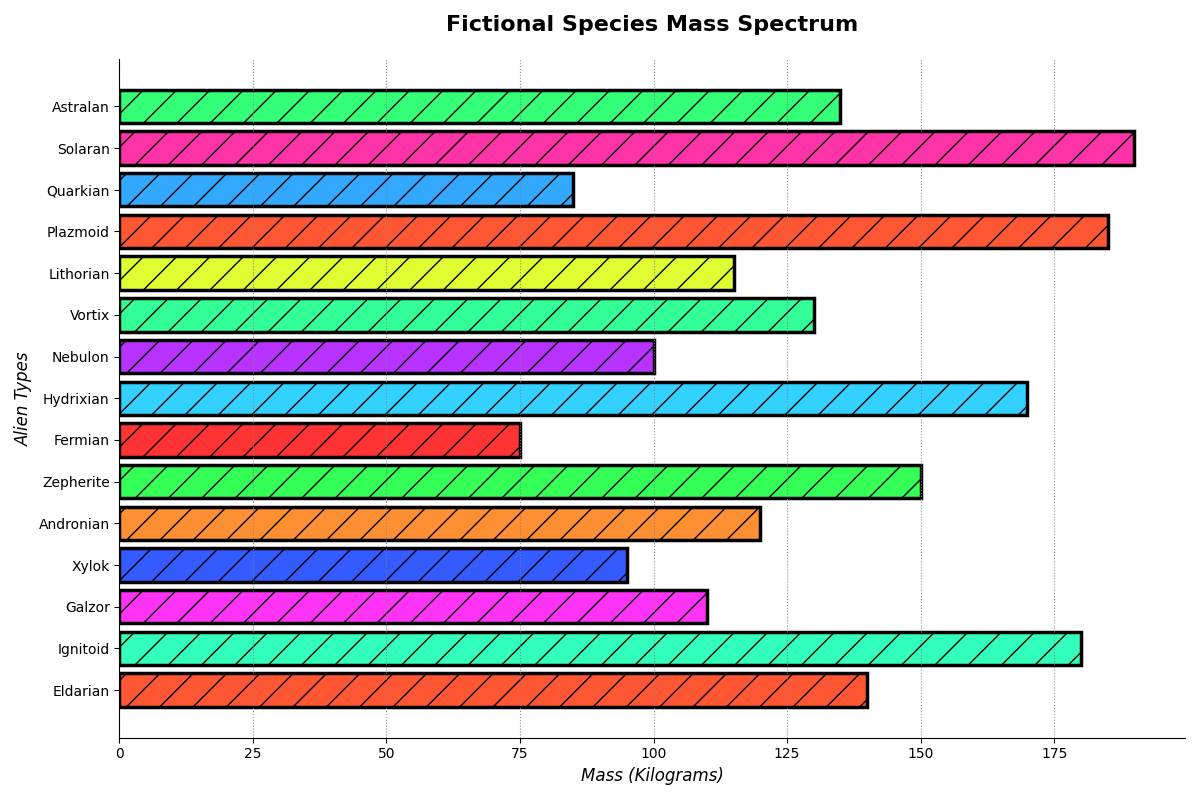

The script that drew this image:
import matplotlib.pyplot as plt
import numpy as np

species = ["Eldarian", "Ignitoid", "Galzor", "Xylok", "Andronian",
           "Zepherite", "Fermian", "Hydrixian", "Nebulon", "Vortix",
           "Lithorian", "Plazmoid", "Quarkian", "Solaran", "Astralan"]

weights = np.array([140, 180, 110, 95, 120, 150, 75, 170, 100, 130,
                    115, 185, 85, 190, 135])

new_colors = ['#FF5733', '#33FFBD', '#FF33F6', '#335BFF', '#FF8F33', 
              '#33FF57', '#FF3333', '#33D1FF', '#B833FF', '#33FF99',
              '#DFFF33', '#FF5733', '#33A8FF', '#FF33A8', '#33FF77']

fig, ax = plt.subplots(figsize=(12, 8))
bar = ax.barh(species, weights, color=new_colors, edgecolor='k', linewidth=2.5, hatch='/')

ax.set_title("Fictional Species Mass Spectrum", fontsize=16, fontweight='bold', pad=20)
ax.set_xlabel("Mass (Kilograms)", fontsize=12, fontstyle='italic')
ax.set_ylabel("Alien Types", fontsize=12, fontstyle='italic')

ax.grid(True, axis='x', linestyle=':', color='gray', alpha=0.9)
ax.spines['top'].set_visible(False)
ax.spines['right'].set_visible(False)
ax.yaxis.grid(False)

plt.tight_layout()
plt.show()
